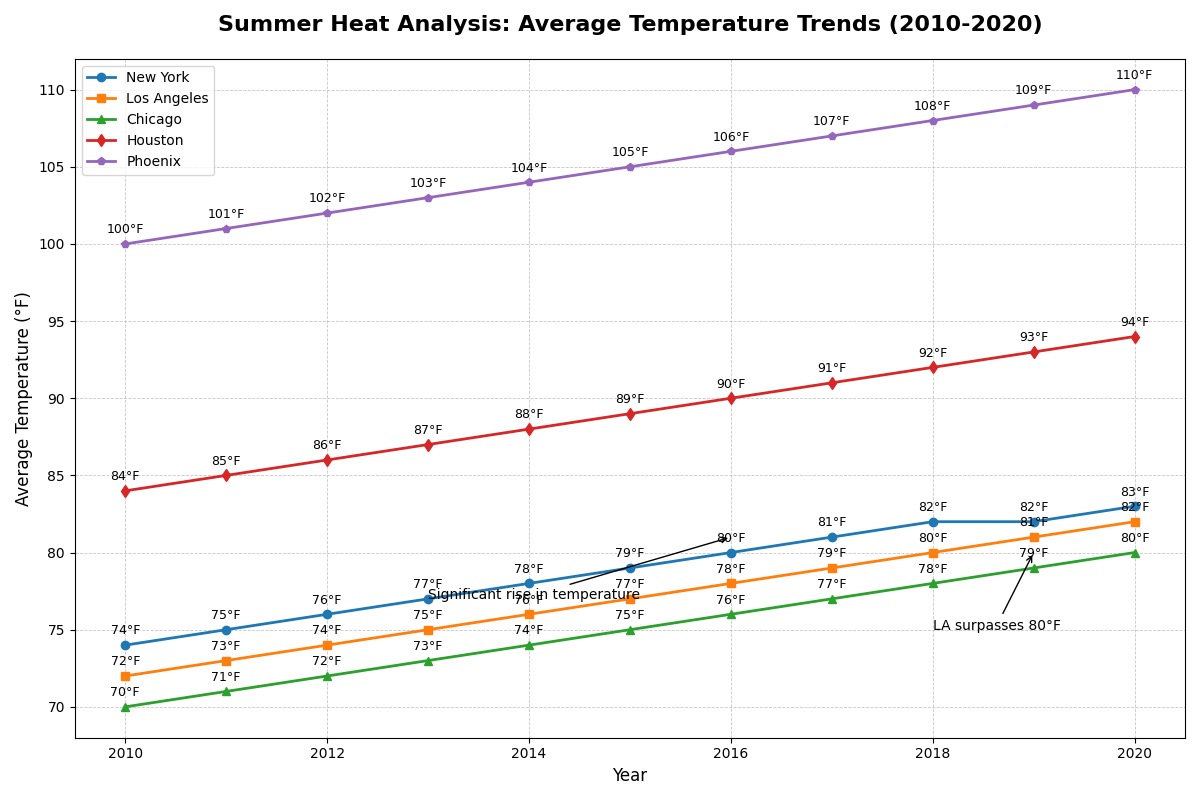

Write Python code to recreate this figure.
import matplotlib.pyplot as plt
import numpy as np

# Backstory: Analyzing the Average Temperature Trends During the Summer Months (June - August)
# for Different Cities Over the Last Decade (2010-2020)

# Cities
cities = ['New York', 'Los Angeles', 'Chicago', 'Houston', 'Phoenix']

# Years
years = np.arange(2010, 2021)

# Average temperatures in Fahrenheit (hypothetical data)
ny_temps = [74, 75, 76, 77, 78, 79, 80, 81, 82, 82, 83]
la_temps = [72, 73, 74, 75, 76, 77, 78, 79, 80, 81, 82]
chi_temps = [70, 71, 72, 73, 74, 75, 76, 77, 78, 79, 80]
hou_temps = [84, 85, 86, 87, 88, 89, 90, 91, 92, 93, 94]
phx_temps = [100, 101, 102, 103, 104, 105, 106, 107, 108, 109, 110]

# Create the figure and axis
fig, ax = plt.subplots(figsize=(12, 8))

# Plot the temperature trends
ax.plot(years, ny_temps, marker='o', label='New York', color='#1f77b4', linewidth=2)
ax.plot(years, la_temps, marker='s', label='Los Angeles', color='#ff7f0e', linewidth=2)
ax.plot(years, chi_temps, marker='^', label='Chicago', color='#2ca02c', linewidth=2)
ax.plot(years, hou_temps, marker='d', label='Houston', color='#d62728', linewidth=2)
ax.plot(years, phx_temps, marker='p', label='Phoenix', color='#9467bd', linewidth=2)

# Title and axis labels
ax.set_title("Summer Heat Analysis: Average Temperature Trends (2010-2020)", fontsize=16, fontweight='bold', pad=20)
ax.set_xlabel('Year', fontsize=12)
ax.set_ylabel('Average Temperature (°F)', fontsize=12)

# Annotate key temperature increases
ax.annotate('Significant rise in temperature', xy=(2016, 81), xytext=(2013, 77),
            arrowprops=dict(facecolor='black', arrowstyle='->'), fontsize=10, color='black')

ax.annotate('LA surpasses 80°F', xy=(2019, 80), xytext=(2018, 75),
            arrowprops=dict(facecolor='black', arrowstyle='->'), fontsize=10, color='black')

# Label each data point with its value
for idx, year in enumerate(years):
    ax.text(year, ny_temps[idx] + 0.5, f'{ny_temps[idx]}°F', ha='center', va='bottom', fontsize=9)
    ax.text(year, la_temps[idx] + 0.5, f'{la_temps[idx]}°F', ha='center', va='bottom', fontsize=9)
    ax.text(year, chi_temps[idx] + 0.5, f'{chi_temps[idx]}°F', ha='center', va='bottom', fontsize=9)
    ax.text(year, hou_temps[idx] + 0.5, f'{hou_temps[idx]}°F', ha='center', va='bottom', fontsize=9)
    ax.text(year, phx_temps[idx] + 0.5, f'{phx_temps[idx]}°F', ha='center', va='bottom', fontsize=9)

# Add a legend
ax.legend(loc='upper left', fontsize=10)

# Enable grid
ax.grid(True, linestyle='--', linewidth=0.6, alpha=0.7)

# Automatically adjust layout to avoid overlap
plt.tight_layout()

# Display the chart
plt.show()
